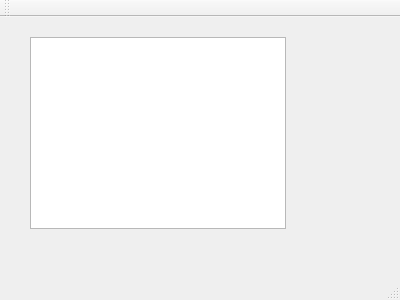
<?xml version="1.0" encoding="UTF-8"?>
<ui version="4.0">
 <class>MainWindow</class>
 <widget class="QMainWindow" name="MainWindow">
  <property name="geometry">
   <rect>
    <x>0</x>
    <y>0</y>
    <width>400</width>
    <height>300</height>
   </rect>
  </property>
  <property name="windowTitle">
   <string>MainWindow</string>
  </property>
  <widget class="QWidget" name="centralWidget">
   <widget class="QTableView" name="tableView1">
    <property name="geometry">
     <rect>
      <x>30</x>
      <y>20</y>
      <width>256</width>
      <height>192</height>
     </rect>
    </property>
   </widget>
  </widget>
  <widget class="QMenuBar" name="menuBar">
   <property name="geometry">
    <rect>
     <x>0</x>
     <y>0</y>
     <width>400</width>
     <height>21</height>
    </rect>
   </property>
  </widget>
  <widget class="QToolBar" name="mainToolBar">
   <attribute name="toolBarArea">
    <enum>TopToolBarArea</enum>
   </attribute>
   <attribute name="toolBarBreak">
    <bool>false</bool>
   </attribute>
  </widget>
  <widget class="QStatusBar" name="statusBar"/>
 </widget>
 <layoutdefault spacing="6" margin="11"/>
 <resources/>
 <connections/>
</ui>
